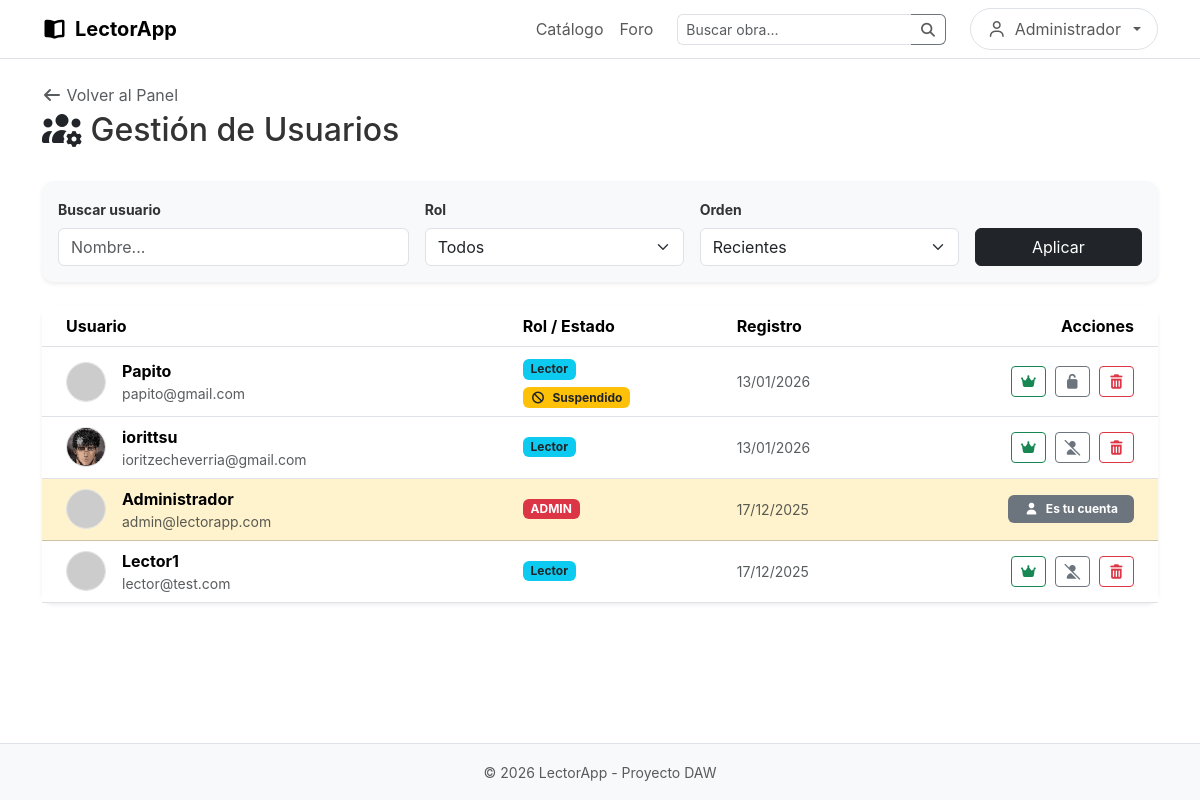
Page /admin_usuarios.php (signed in) on the committed database.
### tables this page shows
CREATE TABLE `usuarios` (
  `id` int(11) NOT NULL,
  `nombre` varchar(50) NOT NULL,
  `email` varchar(100) NOT NULL,
  `password` varchar(255) NOT NULL,
  `rol` enum('admin','lector') DEFAULT 'lector',
  `fecha_registro` datetime DEFAULT current_timestamp(),
  `foto` varchar(255) DEFAULT NULL,
  `fecha_desbloqueo` datetime DEFAULT NULL
);

### admin_usuarios.php (the view, shortened to what this page needs)
<?php
require 'includes/db.php';
$adminActual = $_SESSION['usuario'];
$filtro_nombre = isset($_GET['busqueda']) ? trim($_GET['busqueda']) : '';
$filtro_rol = isset($_GET['rol']) ? $_GET['rol'] : 'todos';
$orden = isset($_GET['orden']) ? $_GET['orden'] : 'recientes';
$sql = "SELECT * FROM usuarios WHERE 1=1";
if ($orden === 'antiguos') {
    $sql .= " ORDER BY fecha_registro ASC";
} else {
    $sql .= " ORDER BY fecha_registro DESC";
}
$resultado = $conn->query($sql);
?>
<?php include 'includes/header.php'; ?>
<main class="container py-4">
    <div class="d-flex justify-content-between align-items-center mb-4">
        <div>
            <a href="admin.php" class="text-decoration-none text-muted mb-1 d-inline-block">
                <i class="fas fa-arrow-left"></i> Volver al Panel
            </a>
            <h2><i class="fas fa-users-cog text-dark"></i> Gestión de Usuarios</h2>
        </div>
    </div>
    <div class="card shadow-sm mb-4 bg-light border-0">
        <div class="card-body">
            <form method="GET" action="" class="row g-3 align-items-end">
                <div class="col-md-4">
                    <label class="form-label fw-bold small">Buscar usuario</label>
                    <input type="text" name="busqueda" class="form-control" placeholder="Nombre..." value="<?php echo htmlspecialchars($filtro_nombre); ?>">
                </div>
                <div class="col-md-3">
                    <label class="form-label fw-bold small">Rol</label>
                    <select name="rol" class="form-select">
                        <option value="todos" <?php echo $filtro_rol=='todos'?'selected':''; ?>>Todos</option>
                    </select>
                </div>
                <div class="col-md-3">
                    <label class="form-label fw-bold small">Orden</label>
                    <select name="orden" class="form-select">
                        <option value="recientes" <?php echo $orden=='recientes'?'selected':''; ?>>Recientes</option>
                    </select>
                </div>
                <div class="col-md-2">
                    <button type="submit" class="btn btn-dark w-100">Aplicar</button>
                </div>
            </form>
        </div>
    </div>
    <div class="card shadow-sm border-0">
        <div class="table-responsive">
            <table class="table table-hover align-middle mb-0">
                <thead class="bg-light">
                    <tr>
                        <th class="ps-4">Usuario</th>
                        <th>Rol / Estado</th>
                        <th>Registro</th>
                        <th class="text-end pe-4">Acciones</th>
                    </tr>
                </thead>
                <tbody>
                    <?php if ($resultado->num_rows > 0): ?>
                        <?php while($user = $resultado->fetch_assoc()): ?>
                            <?php
                            $esYoMismo = ($user['nombre'] === $adminActual);
                            $estaSuspendido = (!empty($user['fecha_desbloqueo']) && strtotime($user['fecha_desbloqueo']) > time());
                            ?>
                            <tr class="<?php echo $esYoMismo ? 'table-warning' : ''; ?>">
                                <td class="ps-4">
                                    <div class="d-flex align-items-center">
                                        <?php $foto = !empty($user['foto']) ? $user['foto'] : 'https://via.placeholder.com/40'; ?>
                                        <img src="<?php echo $foto; ?>" class="rounded-circle me-3 border" width="40" height="40" style="object-fit:cover;">
                                        <div>
                                            <span class="fw-bold"><?php echo htmlspecialchars($user['nombre']); ?></span>
                                            <div class="small text-muted"><?php echo htmlspecialchars($user['email']); ?></div>
                                        </div>
                                    </div>
                                </td>
                                <td>
                                    <?php if($user['rol'] === 'admin'): ?>
                                        <span class="badge bg-danger mb-1 d-inline-block">ADMIN</span>
                                    <?php else: ?>
                                        <span class="badge bg-info text-dark mb-1 d-inline-block">Lector</span>
                                    <?php endif; ?>
                                    <br>
                                    <?php if($estaSuspendido): ?>
                                        <span class="badge bg-warning text-dark"><i class="fas fa-ban me-1"></i> Suspendido</span>
                                    <?php endif; ?>
                                </td>
                                <td class="small text-muted">
                                    <?php echo date('d/m/Y', strtotime($user['fecha_registro'])); ?>
                                </td>
                                <td class="text-end pe-4">
                                    <?php if ($esYoMismo): ?>
                                        <span class="badge bg-secondary px-3 py-2"><i class="fas fa-user me-1"></i> Es tu cuenta</span>
                                    <?php else: ?>
                                        <form method="POST" action="" class="d-inline">
                                            <?php if($user['rol'] === 'lector'): ?>
                                                <button type="submit" name="accion" value="hacer_admin" class="btn btn-sm btn-outline-success me-1" title="Ascender a Admin"><i class="fas fa-crown"></i></button>
                                            <?php else: ?>
                                                <button type="submit" name="accion" value="quitar_admin" class="btn btn-sm btn-outline-warning me-1" title="Degradar a Lector" onclick="return confirm('¿Quitar permisos de administrador?');"><i class="fas fa-user-shield"></i></button>
                                            <?php endif; ?>
                                            <?php if ($estaSuspendido): ?>
                                                <button type="submit" name="accion" value="quitar_suspension" class="btn btn-sm btn-outline-secondary me-1" title="Quitar suspensión"><i class="fas fa-unlock"></i></button>
                                            <?php else: ?>
                                                <button type="submit" name="accion" value="suspender" class="btn btn-sm btn-outline-secondary me-1" title="Suspender (7 días)" onclick="return confirm('¿Suspender a este usuario por 7 días? No podrá comentar ni participar en el foro.');"><i class="fas fa-user-slash"></i></button>
                                            <?php endif; ?>
                                            <button type="submit" name="accion" value="borrar" class="btn btn-sm btn-outline-danger" onclick="return confirm('¿Seguro que quieres eliminar este usuario permanentemente?');"><i class="fas fa-trash-alt"></i></button>
                                        </form>
                                    <?php endif; ?>
                                </td>
                            </tr>
                        <?php endwhile; ?>
                    <?php else: ?>
                        <tr><td colspan="4" class="text-center py-5 text-muted"><i class="fas fa-search fa-2x mb-3 opacity-25 d-block"></i> Sin resultados.</td></tr>
                    <?php endif; ?>
                </tbody>
            </table>
        </div>
    </div>
</main>
<?php include 'includes/footer.php'; ?>

### assets/css/styles.css (style rules this page uses)
html { overflow-y: scroll; }
:root { --primary-color: #333; --accent-color: #f4f4f5; --star-color: #fbbf24; --blue-action: #2563eb; }
* { margin: 0; padding: 0; box-sizing: border-box; }
body { font-family: 'Inter', sans-serif; background-color: #fff; color: var(--primary-color); display: flex; flex-direction: column; min-height: 100vh; }
main { padding: 2rem 5%; max-width: 1400px; margin: 0 auto; flex: 1; width: 100%; }
select { padding: 0.5rem 1rem; border: 1px solid #eaeaea; border-radius: 6px; background-color: #fff; cursor: pointer; min-width: 150px; }
button { padding: 0.5rem 1rem; cursor: pointer; background: #fff; border: 1px solid #ccc; border-radius: 6px; }
.card { background: #fff; border-radius: 12px; cursor: pointer; transition: transform 0.2s; display: flex; flex-direction: column; text-decoration: none; color: inherit; border: 1px solid transparent; }

### rows in the picture
usuarios: nombre "Papito", email "papito@gmail.com", rol "Lector", shows "Suspendido", fecha_registro "13/01/2026"
usuarios: foto (picture), nombre "iorittsu", email "ioritzecheverria@gmail.com", rol "Lector", fecha_registro "13/01/2026"
usuarios: nombre "Administrador", email "admin@lectorapp.com", rol "ADMIN", fecha_registro "17/12/2025", shows "Es tu cuenta"
usuarios: nombre "Lector1", email "lector@test.com", rol "Lector", fecha_registro "17/12/2025"

### other values in the picture
$_SESSION['usuario'] "Administrador"
